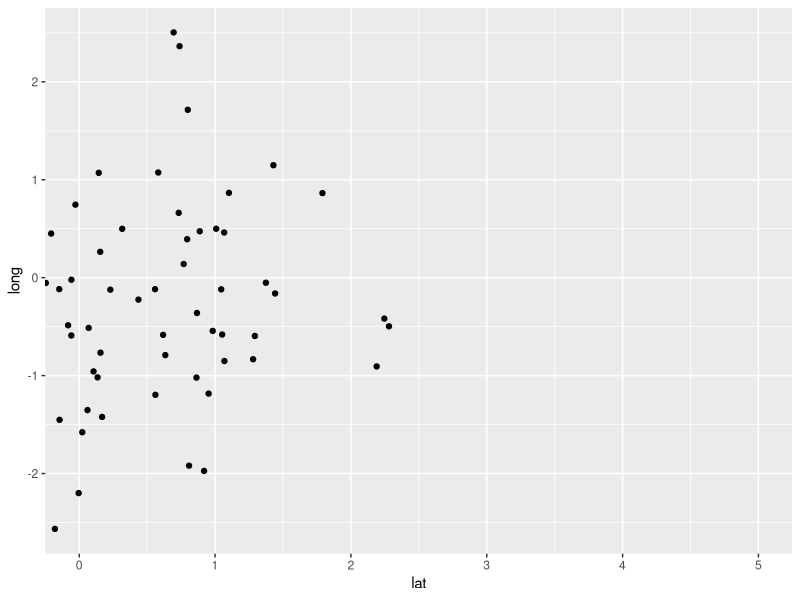
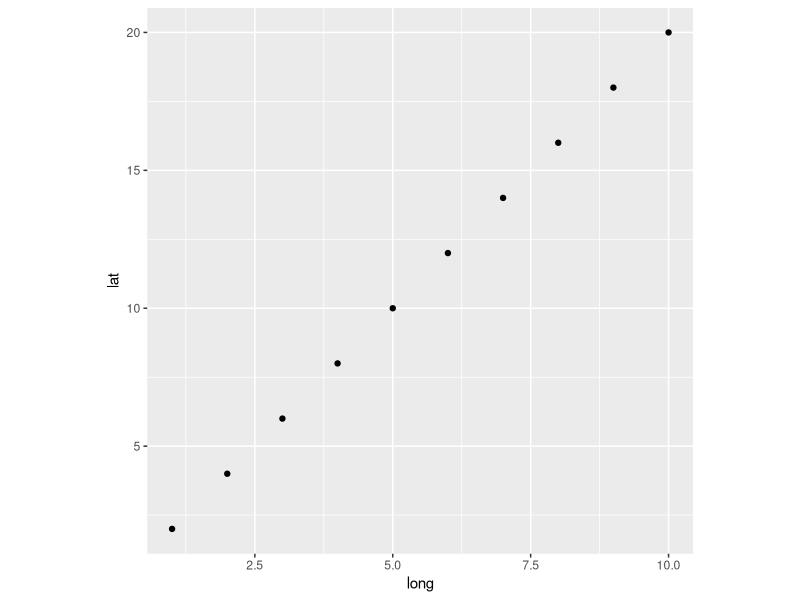
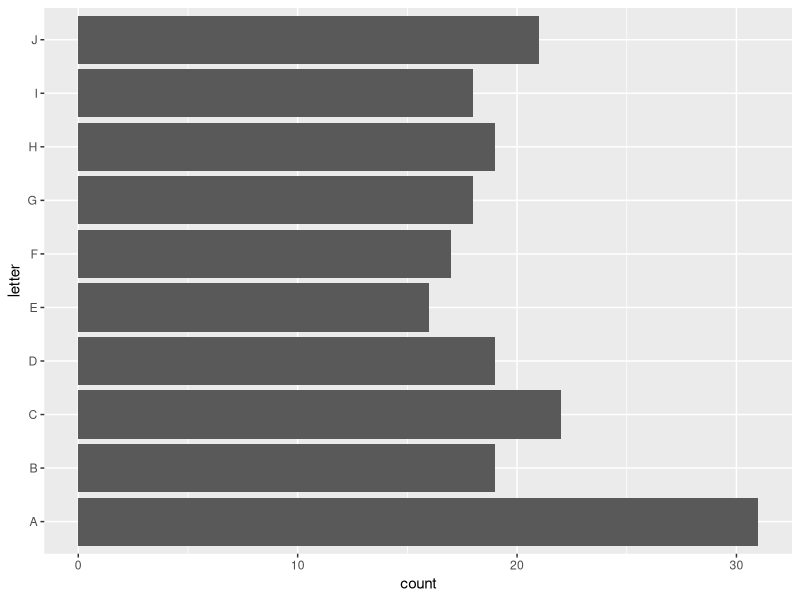
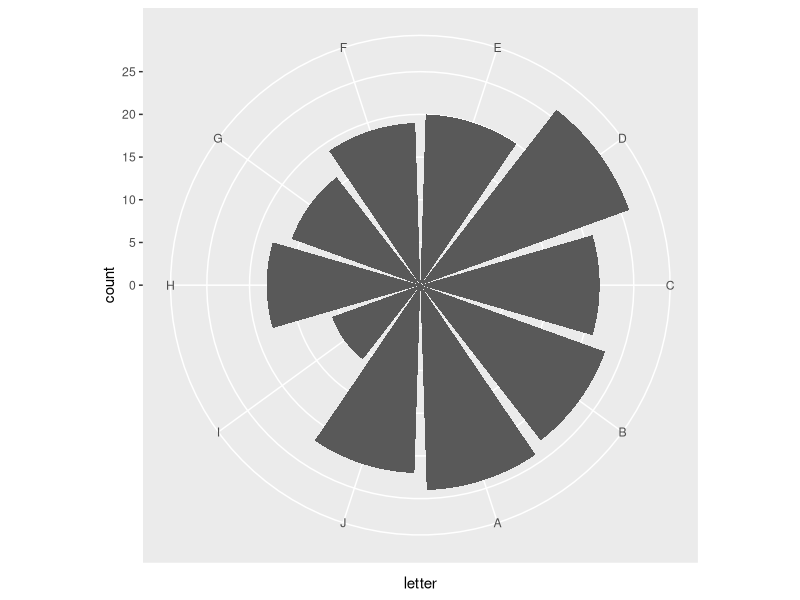
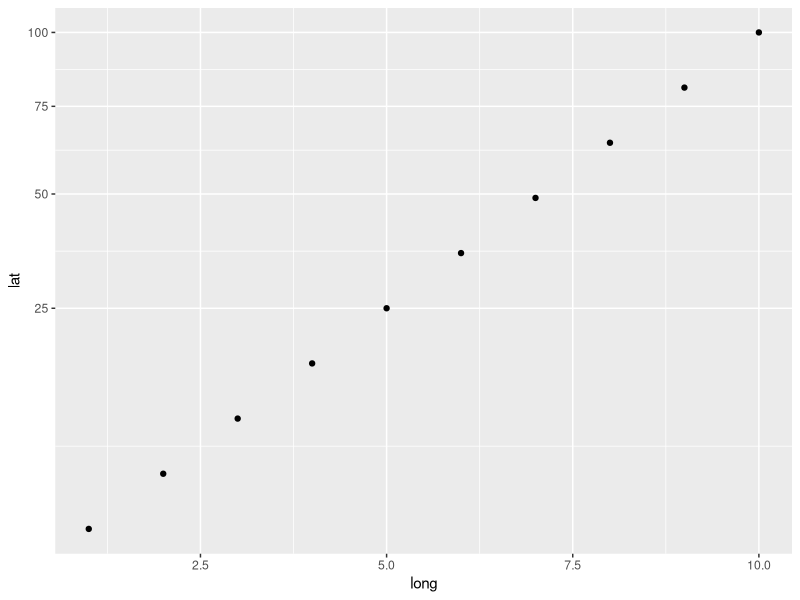
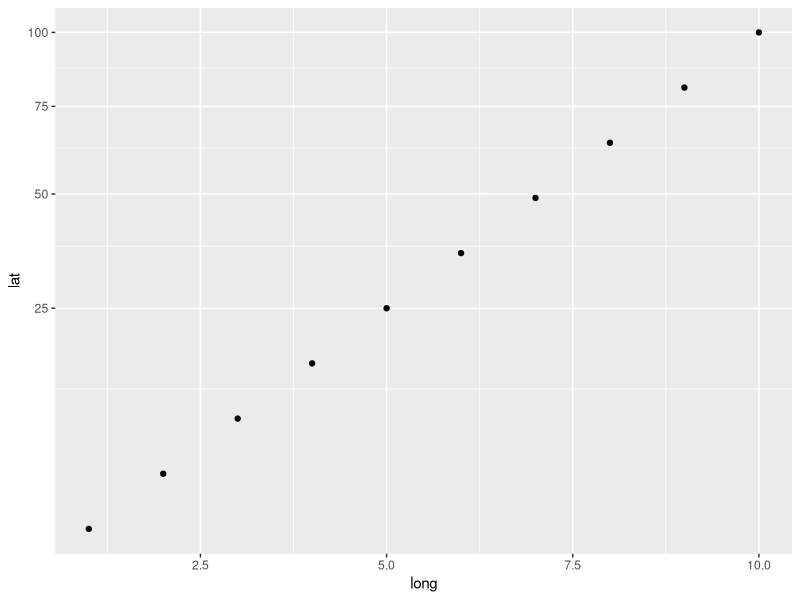

R code for these plots, in order:
## ---- chunk 1
knitr::opts_chunk$set(warning = FALSE, message = FALSE)
knitr::opts_chunk$set(fig.align = "center", fig.width = 6, fig.asp = 0.7)
library(ggplot2)
library(dplyr)
## ---- chunk 2
ggplot(tibble(lat = rnorm(100), long = rnorm(100))) + 
  geom_point(aes(x = lat, y = long)) +
  coord_cartesian(xlim = c(0, 5))
## ---- chunk 3
ggplot(tibble(long = 1:10, lat = 1:10*2)) +
  geom_point(aes(x = long, y = lat)) +
  coord_fixed(ratio = 1/2)
## ---- chunk 4
ggplot(tibble(letter = sample(LETTERS[1:10], 200, replace = TRUE))) +
  geom_bar(aes(x = letter)) +
  coord_flip()
## ---- chunk 5
ggplot(tibble(letter = sample(LETTERS[1:10], 200, replace = TRUE))) +
  geom_bar(aes(x = letter)) +
  coord_polar(theta = "x", start = pi, direction = -1)
## ---- chunk 6
ggplot(data.frame(long = 1:10, lat = (1:10)^2), aes(long, lat)) + 
  geom_point(aes(x = long, y = lat)) +
  scale_y_sqrt()
## ---- chunk 7
ggplot(data.frame(long = 1:10, lat = (1:10)^2), aes(long, lat)) + 
  geom_point(aes(x = long, y = lat)) +
  coord_trans(y = "sqrt")
